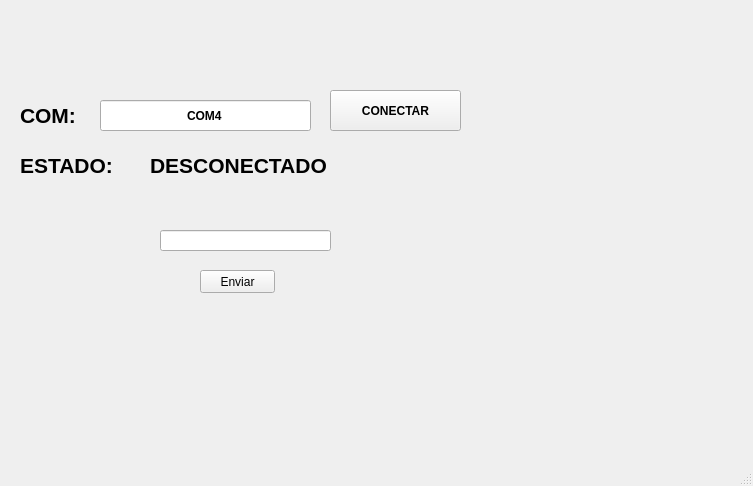
<?xml version="1.0" encoding="UTF-8"?>
<ui version="4.0">
 <class>MainWindow</class>
 <widget class="QMainWindow" name="MainWindow">
  <property name="geometry">
   <rect>
    <x>0</x>
    <y>0</y>
    <width>753</width>
    <height>486</height>
   </rect>
  </property>
  <property name="windowTitle">
   <string>MainWindow</string>
  </property>
  <widget class="QWidget" name="centralwidget">
   <widget class="QLabel" name="txt_estado">
    <property name="geometry">
     <rect>
      <x>150</x>
      <y>150</y>
      <width>231</width>
      <height>31</height>
     </rect>
    </property>
    <property name="font">
     <font>
      <pointsize>16</pointsize>
      <weight>75</weight>
      <bold>true</bold>
     </font>
    </property>
    <property name="text">
     <string>DESCONECTADO</string>
    </property>
   </widget>
   <widget class="QPushButton" name="btn_accion">
    <property name="geometry">
     <rect>
      <x>330</x>
      <y>90</y>
      <width>131</width>
      <height>41</height>
     </rect>
    </property>
    <property name="font">
     <font>
      <weight>75</weight>
      <bold>true</bold>
     </font>
    </property>
    <property name="text">
     <string>CONECTAR</string>
    </property>
   </widget>
   <widget class="QLabel" name="label_3">
    <property name="geometry">
     <rect>
      <x>20</x>
      <y>150</y>
      <width>121</width>
      <height>31</height>
     </rect>
    </property>
    <property name="font">
     <font>
      <pointsize>16</pointsize>
      <weight>75</weight>
      <bold>true</bold>
     </font>
    </property>
    <property name="text">
     <string>ESTADO:</string>
    </property>
   </widget>
   <widget class="QLineEdit" name="txt_com">
    <property name="geometry">
     <rect>
      <x>100</x>
      <y>100</y>
      <width>211</width>
      <height>31</height>
     </rect>
    </property>
    <property name="font">
     <font>
      <weight>75</weight>
      <bold>true</bold>
     </font>
    </property>
    <property name="text">
     <string>COM4</string>
    </property>
    <property name="alignment">
     <set>Qt::AlignCenter</set>
    </property>
   </widget>
   <widget class="QLabel" name="label_2">
    <property name="geometry">
     <rect>
      <x>20</x>
      <y>100</y>
      <width>61</width>
      <height>31</height>
     </rect>
    </property>
    <property name="font">
     <font>
      <pointsize>16</pointsize>
      <weight>75</weight>
      <bold>true</bold>
     </font>
    </property>
    <property name="text">
     <string>COM:</string>
    </property>
   </widget>
   <widget class="QLabel" name="label">
    <property name="geometry">
     <rect>
      <x>20</x>
      <y>20</y>
      <width>111</width>
      <height>51</height>
     </rect>
    </property>
    <property name="text">
     <string/>
    </property>
    <property name="pixmap">
     <pixmap resource="../../Recursos.qrc">:/meme/Imagen/fians.jpg</pixmap>
    </property>
    <property name="scaledContents">
     <bool>true</bool>
    </property>
   </widget>
   <widget class="QLabel" name="label_4">
    <property name="geometry">
     <rect>
      <x>610</x>
      <y>20</y>
      <width>111</width>
      <height>51</height>
     </rect>
    </property>
    <property name="text">
     <string/>
    </property>
    <property name="pixmap">
     <pixmap resource="../../Recursos.qrc">:/meme/Imagen/uat-logo.jpg</pixmap>
    </property>
    <property name="scaledContents">
     <bool>true</bool>
    </property>
   </widget>
   <widget class="QLabel" name="label_5">
    <property name="geometry">
     <rect>
      <x>570</x>
      <y>350</y>
      <width>151</width>
      <height>91</height>
     </rect>
    </property>
    <property name="text">
     <string/>
    </property>
    <property name="pixmap">
     <pixmap resource="../../Recursos.qrc">:/meme/Imagen/logo_equipo.jpg</pixmap>
    </property>
    <property name="scaledContents">
     <bool>true</bool>
    </property>
   </widget>
   <widget class="QPushButton" name="btn_enviar">
    <property name="geometry">
     <rect>
      <x>200</x>
      <y>270</y>
      <width>75</width>
      <height>23</height>
     </rect>
    </property>
    <property name="text">
     <string>Enviar</string>
    </property>
   </widget>
   <widget class="QLineEdit" name="txt_numero">
    <property name="geometry">
     <rect>
      <x>160</x>
      <y>230</y>
      <width>171</width>
      <height>21</height>
     </rect>
    </property>
   </widget>
  </widget>
  <widget class="QMenuBar" name="menubar">
   <property name="geometry">
    <rect>
     <x>0</x>
     <y>0</y>
     <width>753</width>
     <height>21</height>
    </rect>
   </property>
  </widget>
  <widget class="QStatusBar" name="statusbar"/>
 </widget>
 <resources>
  <include location="../../Recursos.qrc"/>
 </resources>
 <connections/>
</ui>
